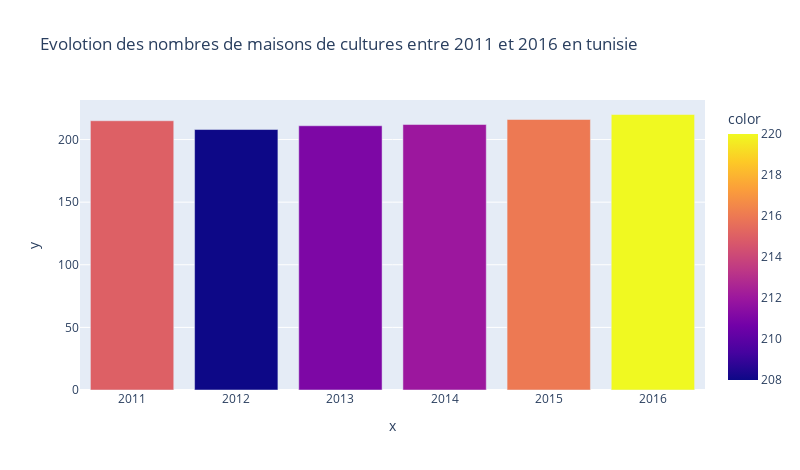

Notebook source saved alongside this figure:
### Code cell
import pandas as pd
df1=pd.read_csv ('evolution-nombre-maison-culture.csv')
df22=df1.iloc[:,2:].sum()


px.bar(df22,x=[2011,2012,2013,2014,2015,2016],  y=df22,title="Evolotion des nombres de maisons de cultures entre 2011 et 2016 en tunisie",color = df22, height=470, width=800)

### Figure 1 — Plotly figure (JSON) as saved in the notebook; plotly's stock layout.template omitted (floating-point values rounded to 4 significant figures)
{"data": [{"alignmentgroup": "True", "hovertemplate": "x=%{x}<br>y=%{y}<br>color=%{marker.color}<extra></extra>", "legendgroup": "", "marker": {"color": [215, 208, 211, 212, 216, 220], "coloraxis": "coloraxis"}, "name": "", "offsetgroup": "", "orientation": "v", "showlegend": false, "textposition": "auto", "type": "bar", "x": [2011, 2012, 2013, 2014, 2015, 2016], "xaxis": "x", "y": [215, 208, 211, 212, 216, 220], "yaxis": "y"}], "layout": {"barmode": "relative", "coloraxis": {"colorbar": {"title": {"text": "color"}}, "colorscale": [[0, "#0d0887"], [0.1111, "#46039f"], [0.2222, "#7201a8"], [0.3333, "#9c179e"], [0.4444, "#bd3786"], [0.5556, "#d8576b"], [0.6667, "#ed7953"], [0.7778, "#fb9f3a"], [0.8889, "#fdca26"], [1, "#f0f921"]]}, "height": 470, "legend": {"tracegroupgap": 0}, "title": {"text": "Evolotion des nombres de maisons de cultures entre 2011 et 2016 en tunisie"}, "width": 800, "xaxis": {"anchor": "y", "domain": [0, 1], "title": {"text": "x"}}, "yaxis": {"anchor": "x", "domain": [0, 1], "title": {"text": "y"}}}}
